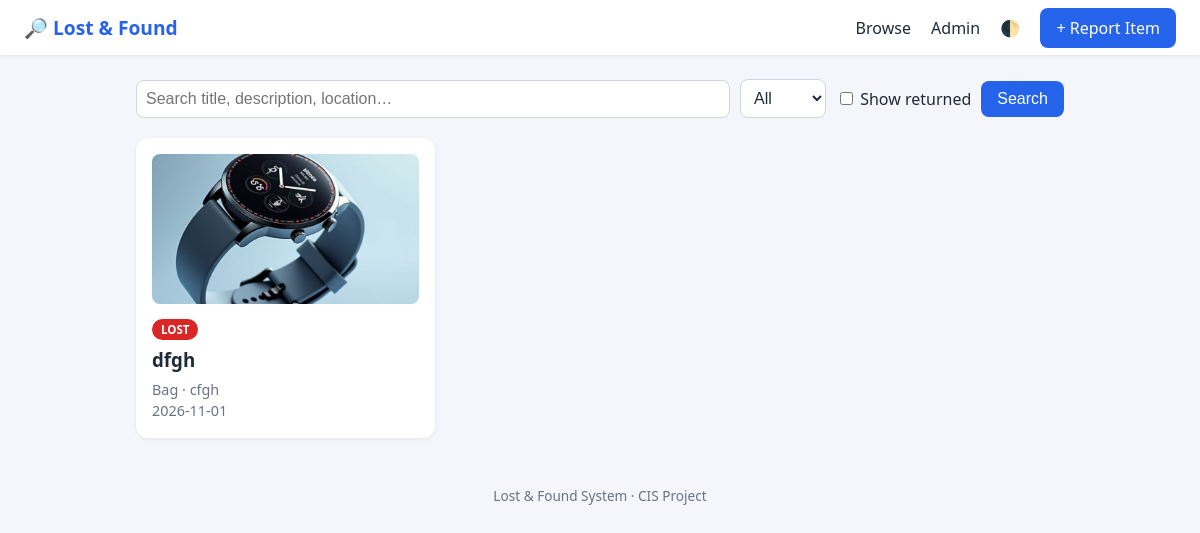
The page / on the database its author committed.
### tables this page shows
CREATE TABLE items (
        id INTEGER PRIMARY KEY AUTOINCREMENT,
        title TEXT NOT NULL,
        description TEXT,
        type TEXT NOT NULL CHECK (type IN ('lost','found')),
        category_id INTEGER NOT NULL,
        location TEXT,
        date_reported TEXT DEFAULT CURRENT_DATE,
        contact_name TEXT NOT NULL,
        contact_info TEXT NOT NULL,
        resolved INTEGER DEFAULT 0, photo TEXT,
        FOREIGN KEY (category_id) REFERENCES categories(id)
    );

CREATE TABLE categories (
        id INTEGER PRIMARY KEY AUTOINCREMENT,
        name TEXT NOT NULL UNIQUE
    );

### app.py (the view)
@app.route("/")
def index():
    q = request.args.get("q", "").strip()
    t = request.args.get("type", "")
    show_resolved = request.args.get("resolved") == "1"
    sql = """SELECT items.*, categories.name AS category
             FROM items JOIN categories ON items.category_id = categories.id
             WHERE resolved = ?"""
    params = [1 if show_resolved else 0]
    if q:
        sql += " AND (title LIKE ? OR description LIKE ? OR location LIKE ?)"
        params += [f"%{q}%"] * 3
    if t in ("lost", "found"):
        sql += " AND type = ?"
        params.append(t)
    sql += " ORDER BY date_reported DESC, items.id DESC"
    items = get_db().execute(sql, params).fetchall()
    return render_template("index.html", items=items, q=q, t=t, show_resolved=show_resolved)

### app.py (called while the page is built)
def get_db():
    if "db" not in g:
        g.db = sqlite3.connect(DB)
        g.db.row_factory = sqlite3.Row
    return g.db

@app.context_processor
def inject_admin():
    return {"is_admin": session.get("admin", False)}

### templates/index.html (shortened to what this page needs)
{% extends "base.html" %}
{% block content %}
<form class="filters" method="get">
  <input type="text" name="q" placeholder="Search title, description, location…" value="{{ q }}">
  <select name="type">
    <option value="">All</option>
  </select>
  <label><input type="checkbox" name="resolved" value="1" {{ 'checked' if show_resolved }}> Show returned</label>
  <button type="submit">Search</button>
</form>
{% if items %}
<div class="grid">
  {% for i in items %}
  <a class="card" href="{{ url_for('item', item_id=i.id) }}">
    {% if i.photo %}
      <img class="thumb" src="{{ url_for('static', filename='uploads/' ~ i.photo) }}" alt="">
    {% endif %}
    <span class="badge {{ i.type }}">{{ i.type|upper }}</span>
    <h3>{{ i.title }}</h3>
    <p class="muted">{{ i.category }} · {{ i.location or 'Unknown location' }}</p>
    <p class="muted">{{ i.date_reported }}</p>
  </a>
  {% endfor %}
</div>
{% else %}
  <p class="empty">No items found.</p>
{% endif %}
{% endblock %}

### static/style.css (style rules this page uses)
:root { --blue:#2563eb; --bg:#f4f6fb; --text:#1f2937; --muted:#6b7280; --card:#ffffff; --border:#d1d5db; }
* { box-sizing: border-box; }
body { margin:0; font-family: system-ui, Arial, sans-serif; background:var(--bg); color:var(--text); }
.btn, button { background:var(--blue); color:#fff !important; border:none; padding:9px 16px; border-radius:8px; cursor:pointer; font-size:1rem; }
.filters { display:flex; gap:10px; flex-wrap:wrap; align-items:center; margin-bottom:20px; }
.filters input[type=text] { flex:1; min-width:200px; }
input, select, textarea { padding:9px; border:1px solid var(--border); border-radius:8px; font-size:1rem; width:100%; background:var(--card); color:var(--text); }
.filters input, .filters select { width:auto; }
.filters input[type=text] { width:auto; flex:1; }
.grid { display:grid; grid-template-columns:repeat(auto-fill, minmax(260px,1fr)); gap:16px; }
.card { background:var(--card); padding:16px; border-radius:12px; text-decoration:none; color:inherit; box-shadow:0 1px 4px rgba(0,0,0,.08); transition:transform .15s; }
.card h3 { margin:8px 0; }
.muted { color:var(--muted); margin:2px 0; font-size:.9rem; }
.badge { font-size:.72rem; font-weight:700; padding:3px 9px; border-radius:99px; color:#fff; margin-right:6px; }
.badge.lost { background:#dc2626; }
.thumb { width:100%; height:150px; object-fit:cover; border-radius:8px; margin-bottom:8px; }
h3 { margin-top:28px; }

### rows shown on the page
items: photo (picture), type "LOST", title "dfgh", category "Bag", location "cfgh", date_reported "2026-11-01"
